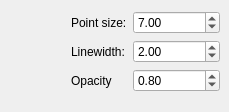
        <widget class="QWidget" name="tab_14">
         <attribute name="title">
          <string>Lines, points and opacity</string>
         </attribute>
         <widget class="QWidget" name="layoutWidget">
          <property name="geometry">
           <rect>
            <x>71</x>
            <y>11</y>
            <width>149</width>
            <height>92</height>
           </rect>
          </property>
          <layout class="QFormLayout" name="formLayout_3">
           <item row="0" column="0">
            <widget class="QLabel" name="label_35">
             <property name="text">
              <string>Point size:</string>
             </property>
            </widget>
           </item>
           <item row="0" column="1">
            <widget class="QDoubleSpinBox" name="point_size_3D_spinBox">
             <property name="singleStep">
              <double>0.100000000000000</double>
             </property>
             <property name="value">
              <double>7.000000000000000</double>
             </property>
            </widget>
           </item>
           <item row="1" column="0">
            <widget class="QLabel" name="label_36">
             <property name="text">
              <string>Linewidth:</string>
             </property>
            </widget>
           </item>
           <item row="1" column="1">
            <widget class="QDoubleSpinBox" name="linewidth_3D_spinBox">
             <property name="singleStep">
              <double>0.100000000000000</double>
             </property>
             <property name="value">
              <double>2.000000000000000</double>
             </property>
            </widget>
           </item>
           <item row="2" column="0">
            <widget class="QLabel" name="label_45">
             <property name="text">
              <string>Opacity</string>
             </property>
            </widget>
           </item>
           <item row="2" column="1">
            <widget class="QDoubleSpinBox" name="opacity_3D_spinBox">
             <property name="singleStep">
              <double>0.100000000000000</double>
             </property>
             <property name="value">
              <double>0.800000000000000</double>
             </property>
            </widget>
           </item>
          </layout>
         </widget>
        </widget>
